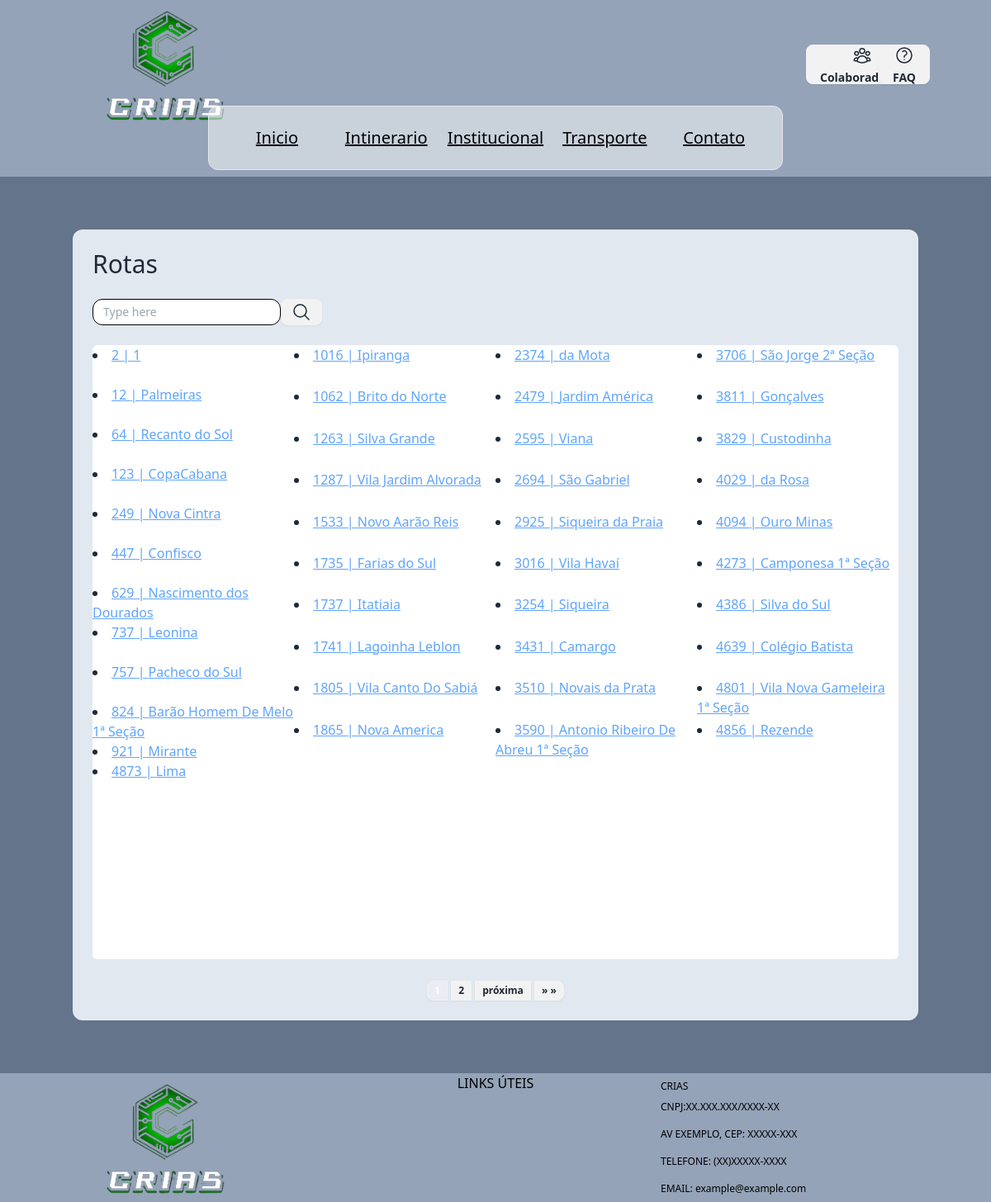
The page / on the database its author committed.
### horarios/models.py (models this page shows, shortened)
class Rote(models.Model):
    id = models.IntegerField(primary_key=True)
    name = models.CharField(max_length=250, unique=True, blank=False, null=False)
    box = models.IntegerField(blank=True, null=True)
    weekly_time = models.JSONField()
    alternative_time = models.JSONField()

### horarios/views.py (the view)
# urls.py: path('', view=views.index, name='index'),
def index(request):
    data = Rote.objects.all().order_by('box')
    paginator = Paginator(data, 42)
    print(paginator)
    page_number = request.GET.get('page')
    page_obj = paginator.get_page(page_number)
    return render(request, 'horarios/index.html', {'page_obj': page_obj, 'total_pages': paginator.num_pages})

### templates/horarios/index.html (shortened to what this page needs)
{%extends './base/base.html'%} {%block content%}
<main class="bg-slate-500 w-full py-6 mx-auto">
  <div
    class="container flex-col mx-auto p-6 bg-slate-200 rounded-xl my-10 space-y-6"
  >
    <h1 class="text-3xl">Rotas</h1>
    <div id="div_pesquisar_rota" class="flex item-center">
      <label class="">
        <input
          id="input_pesquisa"
          type="text"
          placeholder="Type here"
          class="input input-sm input-bordered border-black bg-white rounded-xl"
        />
      </label>
      <a class="btn btn-sm">
        <svg
          xmlns="http://www.w3.org/2000/svg"
          fill="none"
          viewBox="0 0 24 24"
          stroke-width="1.5"
          stroke="currentColor"
          class="size-6"
        >
          <path
            stroke-linecap="round"
            stroke-linejoin="round"
            d="m21 21-5.197-5.197m0 0A7.5 7.5 0 1 0 5.196 5.196a7.5 7.5 0 0 0 10.607 10.607Z"
          />
        </svg>
      </a>
    </div>
    <div
      id="linhas_de_onibus"
      class="container grid grid-cols-4 bg-white border-black rounded-md lg:min-h-[600px] max-h-fit"
    >
      <div class="grid auto-rows-auto md:grid-rows-10">
        {% for item in page_obj.object_list %}
        <li class="">
          <a
            class="link text-blue-400 underline hover:text-blue-800 visited:text-purple-600"
            href="/{{item.box}}/"
          >
            {{item.box}} | {{item.name}}
          </a>
        </li>
        {% if forloop.counter0|divisibleby:10 and not forloop.first %}
      </div>
      <div class="grid auto-rows-auto md:grid-rows-10">
        {% endif %} {%endfor%}
      </div>
    </div>
    <div class="flex pagination join justify-center ">
      <span class="step-links">
          {% for num in page_obj.paginator.page_range %}
              {% if num >= page_obj.number|add:'-2' and num <= page_obj.number|add:'3' %}
                  {% if num == page_obj.number %}
                      <span class="btn join-item btn-xs bg-opacity-50 text-white" class="current">{{ num }}</span>
                  {% else %}
                      <a class="join-item btn btn-xs" href="?page={{ num }}">{{ num }}</a>
                  {% endif %}
              {% endif %}
          {% endfor %}
          {% if page_obj.has_next %}
              <a class="btn join-item btn-xs" href="?page={{ page_obj.next_page_number }}">próxima</a>
              <a class="btn join-item btn-xs" href="?page={{ page_obj.paginator.num_pages }}">&raquo; &raquo;</a>
          {% endif %}
      </span>
  </div>
  </div>
</main>
{%endblock%}

### templates/horarios/base/base.html (shortened to what this page needs)
{% load static %}
<html>
  <head>
    <script src="https://cdn.tailwindcss.com"></script>
    <link
      href="https://cdn.jsdelivr.net/npm/daisyui@4.12.10/dist/full.min.css"
      rel="stylesheet"
      type="text/css"
    />
    <script src="https://cdn.tailwindcss.com"></script>
  </head>
  <body class="bg-slate-400">
    <header class="grid grid-cols-3 w-full h-32">
      <div id="Logo" class="flex justify-center item-center">
        <img src="{% static 'img/logo.png' %}" width="200" alt="My image" />
      </div>
      <div class=""></div>
      <div id="acess_area" class="grid grid-cols-5 gap-10 items-center">
        <div id="" class="col-start-3">
          <a href="{%url 'login'%}" class="btn hover:bg-opacity-50"
            >
            <p>Colaboradores</p>
          </a>
        </div>
        <div id="" class="col-start-4">
          <a class="btn hover:bg-opacity-50"
            >
            <p>FAQ</p>
          </a>
        </div>
      </div>
    </header>
    <nav class="flex justify-center mb-2">
      <div
        class="grid grid-cols-5 gap-4 text-center text-black text-xl bg-white bg-opacity-50 p-6 rounded-xl w-fit border"
      >
        <a class="link text-center hover:text-blue-800" href="{% url 'index' %}"
          >Inicio</a
        >
        <a class="link text-center hover:text-blue-800" href="{% url 'index' %}"
          >Intinerario</a
        >
        <a class="link text-center hover:text-blue-800" href="{% url 'index' %}"
          >Institucional</a
        >
        <a class="link text-center hover:text-blue-800" href="{% url 'index' %}"
          >Transporte</a
        >
        <a class="link text-center hover:text-blue-800" href="{% url 'index' %}"
          >Contato</a
        >
      </div>
    </nav>
    {% block content %} {% endblock %}
    <footer class="grid w-full grid-cols-3">
      <div class="flex justify-center item-center">
        <img src="{% static '/img/logo.png' %}" alt="logo" width="200">
      </div>
      <div id="footer_sobre" class=" text-black text-center ">
        <p class="text-bold text-md">LINKS ÚTEIS</p>
      </div>
      <div id="footer_credits" class="grid grid-rows-4 text-black my-2 text-xs text-start -space-y-2">
        <p>CRIAS</p>
        <p>CNPJ:XX.XXX.XXX/XXXX-XX</p>
        <p>AV EXEMPLO, CEP: XXXXX-XXX</p>
        <p>TELEFONE: (XX)XXXXX-XXXX</p>
        <p>EMAIL: example@example.com</p>
      </div>
    </footer>
  </body>
</html>

### rows shown on the page
Rote: box "2", name "1"
Rote: box "12", name "Palmeiras"
Rote: box "64", name "Recanto do Sol"
Rote: box "123", name "CopaCabana"
Rote: box "249", name "Nova Cintra"
Rote: box "447", name "Confisco"
Rote: box "629", name "Nascimento dos Dourados"
Rote: box "737", name "Leonina"
Rote: box "757", name "Pacheco do Sul"
Rote: box "824", name "Barão Homem De Melo 1ª Seção"
Rote: box "921", name "Mirante"
Rote: box "1016", name "Ipiranga"
Rote: box "1062", name "Brito do Norte"
Rote: box "1263", name "Silva Grande"
Rote: box "1287", name "Vila Jardim Alvorada"
Rote: box "1533", name "Novo Aarão Reis"
Rote: box "1735", name "Farias do Sul"
Rote: box "1737", name "Itatiaia"
Rote: box "1741", name "Lagoinha Leblon"
Rote: box "1805", name "Vila Canto Do Sabiá"
Rote: box "1865", name "Nova America"
Rote: box "2374", name "da Mota"
Rote: box "2479", name "Jardim América"
Rote: box "2595", name "Viana"
Rote: box "2694", name "São Gabriel"
Rote: box "2925", name "Siqueira da Praia"
Rote: box "3016", name "Vila Havaí"
Rote: box "3254", name "Siqueira"
Rote: box "3431", name "Camargo"
Rote: box "3510", name "Novais da Prata"
Rote: box "3590", name "Antonio Ribeiro De Abreu 1ª Seção"
Rote: box "3706", name "São Jorge 2ª Seção"
Rote: box "3811", name "Gonçalves"
Rote: box "3829", name "Custodinha"
Rote: box "4029", name "da Rosa"
Rote: box "4094", name "Ouro Minas"
Rote: box "4273", name "Camponesa 1ª Seção"
Rote: box "4386", name "Silva do Sul"
Rote: box "4639", name "Colégio Batista"
Rote: box "4801", name "Vila Nova Gameleira 1ª Seção"
Rote: box "4856", name "Rezende"
Rote: box "4873", name "Lima"

### other values the page prints
{{ num }} "2"
